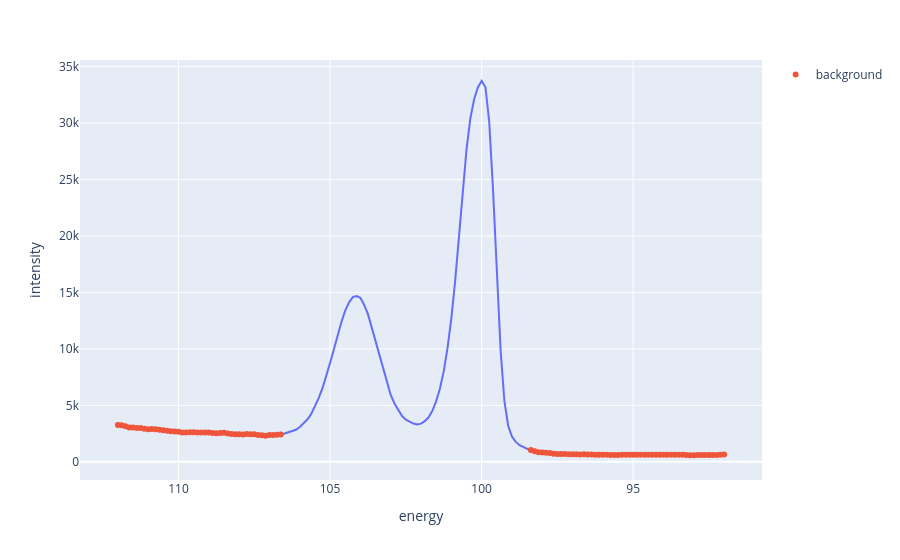

Write notebook code for a chart like this one.
### Markdown cell above
We can visualize what we've selected for the background by adding more data to the figure we created previously.

### Code cell
si_fig.add_scatter(x=background["energy"], y=background["intensity"], mode="markers", name="background")
si_fig.show()

### Figure 1 — Plotly figure (JSON) as saved in the notebook; plotly's stock layout.template omitted (floating-point values rounded to 4 significant figures; data arrays with more than 128 entries replaced by an {"elided": "..."} marker saying what was removed)
{"data": [{"hovertemplate": "energy=%{x}<br>intensity=%{y}<extra></extra>", "legendgroup": "", "line": {"color": "#636efa", "dash": "solid"}, "marker": {"symbol": "circle"}, "mode": "lines", "name": "", "orientation": "v", "showlegend": false, "type": "scatter", "x": {"elided": "161 float values"}, "xaxis": "x", "y": {"elided": "161 float values"}, "yaxis": "y"}, {"mode": "markers", "name": "background", "type": "scatter", "x": [112.0, 111.9, 111.8, 111.6, 111.5, 111.4, 111.2, 111.1, 111.0, 110.9, 110.8, 110.6, 110.5, 110.4, 110.2, 110.1, 110.0, 109.9, 109.8, 109.6, 109.5, 109.4, 109.2, 109.1, 109.0, 108.9, 108.8, 108.6, 108.5, 108.4, 108.2, 108.1, 108.0, 107.9, 107.8, 107.6, 107.5, 107.4, 107.2, 107.1, 107.0, 106.9, 106.8, 106.6, 98.38, 98.25, 98.12, 98.0, 97.88, 97.75, 97.62, 97.5, 97.38, 97.25, 97.12, 97.0, 96.88, 96.75, 96.62, 96.5, 96.38, 96.25, 96.12, 96.0, 95.88, 95.75, 95.62, 95.5, 95.38, 95.25, 95.12, 95.0, 94.88, 94.75, 94.62, 94.5, 94.38, 94.25, 94.12, 94.0, 93.88, 93.75, 93.62, 93.5, 93.38, 93.25, 93.12, 93.0, 92.88, 92.75, 92.62, 92.5, 92.38, 92.25, 92.12, 92.0], "y": [3263.0, 3229.0, 3138.0, 3038.0, 3044.0, 3003.0, 2986.0, 2928.0, 2892.0, 2898.0, 2886.0, 2840.0, 2786.0, 2739.0, 2697.0, 2687.0, 2652.0, 2599.0, 2587.0, 2616.0, 2615.0, 2598.0, 2587.0, 2592.0, 2594.0, 2559.0, 2528.0, 2552.0, 2562.0, 2513.0, 2470.0, 2446.0, 2432.0, 2413.0, 2454.0, 2440.0, 2447.0, 2371.0, 2344.0, 2311.0, 2367.0, 2378.0, 2391.0, 2412.0, 1042.0, 938.8, 848.7, 822.3, 805.9, 775.7, 702.6, 688.9, 698.0, 690.2, 674.3, 665.3, 661.1, 654.4, 672.1, 653.6, 639.9, 624.2, 632.5, 621.2, 622.6, 611.1, 609.2, 600.9, 618.7, 622.0, 626.8, 619.2, 625.1, 614.9, 622.9, 621.0, 622.5, 623.2, 629.5, 625.6, 625.1, 617.7, 614.3, 621.5, 632.1, 606.3, 586.8, 578.2, 592.9, 596.9, 606.0, 600.6, 599.8, 608.6, 628.0, 634.8]}], "layout": {"legend": {"tracegroupgap": 0}, "margin": {"t": 60}, "xaxis": {"anchor": "y", "autorange": "reversed", "domain": [0.0, 1.0], "title": {"text": "energy"}}, "yaxis": {"anchor": "x", "domain": [0.0, 1.0], "title": {"text": "intensity"}}}}
